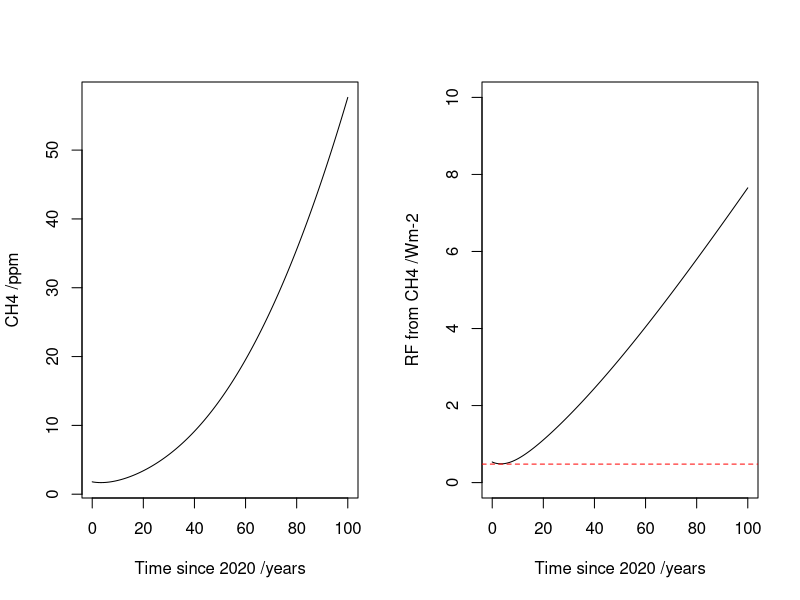

Here is the R script that generated this plot:
# R script to solve and plot kinetics

# Alex Archibald, ata27@cam.ac.uk
# With big thanks to Paul Griffiths for help!

# this is the library that does the clever stuff!
# you need to install it using install.packages("deSolve") and then use it 
# by the following
require(deSolve)

# functions
convert_emissions <- function(mass, molar_mass) {
  # function to convert the input emissions
  # constants
  C_fac = 2.5E19 # convert to molecules cm-3
  sec_per_year = 86400*360
  #Vol_Earth = 4*pi*(6378E3)^2 * (5000) # volume = area * height - 5km
  top <- (mass/molar_mass) # the mass of the species converted into moles
  bottom <- (5.2E21/28.8) # mass of air = 5.2E18 Kg and rmm = 28.8 g/mol = moles of air
  temp <- top/bottom
  return(temp*C_fac/sec_per_year) # return the result in molecules cm-3 s-1
}

# What we are going to do is solve some simple, but stiff, ODE's. 
# OH + CH4 = CO
# Cl + CH4 = CO
# OH + CO = CO2 (don't care about CO2 here)
# OH + X = LOSS (don't care how)

# we need to set up these reactions as basic equations
# Let's write d[X]/dt as dX
# dCH4 = SCH4 - k1*OH*CH4 - k2*Cl*CH4
# dCO = SCO - k3*OH*CO + k1*OH*CH4 + k2*Cl*CH4
# dOH = SOH - k4*OH -  k1*OH*CH4 - k2*Cl*CH4 - k3*OH*CO
# dCl = SCl - k2*Cl*CH4

# set times for the main loop - in seconds so will need to extend a lot for this slow chemistry! 
n_years <- 100
t_step  <- 86400*30
times <- seq(0, (n_years*360*86400), t_step)

# generate a data frame of ramp data
# at a lower time interval to the main loop
times2 <- seq(0, (n_years*360*86400), t_step*4)

# generate a linear sequence to increase the emissions up to a maximum factor (max_fac)
max_fac <- 10
lin.seq <- seq(1, max_fac, length.out = length(times2))
emis_frame  <- data.frame(day=times2, emis_scale=lin.seq )

# now generate a function to interpolate the emis factors
emis.func <- approxfun(emis_frame)

# define the value for M to fold into rate constants
M = 2.5e19; O2 = 0.2*M; H2O = 1e17

# set the parameters of the rate constants - assume 288 K
parameters <- c(k1=(1.85E-12 * exp(-1690/288)), 
                k2=(6.6E-12 * exp(-1240/288)), 
                k3=(1.44E-13 * (1 + (0.8*M)/4.2E19)), 
                k4= 1) # based on Heimeann et al

# set state variables
state <- c(CH4=4.5e13, CO=2.5E12, OH=5e5, Cl=1e3)

# define function for the rate equations
kinetics <- function(t, state, parameters){
  with(as.list(c(state, parameters)), {
    
    # define emission factor to be time dependent 
    # and set emission rates
    emis_factor <- emis.func(t)
    SCH4 <- convert_emissions(540E12, 16)*emis_factor
    SCO <- convert_emissions(1370E12, 28)
    SOH <- 1.15E6
    SCl <- convert_emissions(500E12, 35) # base case emissions are 0.1 Tg
                                         # case to make CH4 drop by 50% without reducing 
                                         # emissions of methane are
                                         # emissions of Cl = 500 Tg
    
 
    # rate of change
    dCH4 = SCH4 - k1*OH*CH4 - k2*Cl*CH4
    dCO = SCO + k1*OH*CH4 + k2*Cl*CH4 - k3*OH*CO
    dOH = SOH - k4*OH - k1*OH*CH4 - k3*OH*CO
    dCl = SCl - k2*Cl*CH4
    # return list of output
    list(c(dCH4, dCO, dOH, dCl), 
         emis_factor=emis_factor, 
         SCH4=SCH4, SCO=SCO, SOH=SOH, SCl=SCl)
  })
}

# solve!
out <- ode(y=state, times=times, func=kinetics, parms=parameters, 
           method= "radau")

############################################# now analyse the data

# # quick plot
# plot(out, type="l")
# #plot(out, type="l", lwd=2, 
# #     xlab="Time (s)")
# #grid()

# the output of the ODE solver is a bit odd so will convert to a data frame for analysis
out_data <- as.data.frame(out)

# calc the CH4 RF -- relative to the PI
RF_calc <- function(ch4) {
  # use the IPCC tables to calculate the RF of methane since the PI
  # Data from Table 8.SM.1
  M_conv = 2.5e19 
  alpha = 0.036 
  N0 = 332 # from https://www.esrl.noaa.gov/gmd/webdata/ccgg/trends/n2o_trend_all_gl.png
  M0 = 760
  M = (ch4/M_conv)*1E9
  fMN = function(M, N) {
    0.47*log(1+ (2.01E-5*M*N*0.75) + (5.31E-15*M*(M*N)^1.52) )
  }
  RF = alpha*(sqrt(M) - sqrt(M0) ) #- fMN(M, N0) - fMN(M0, N0)
  return(RF)
}

par(mfrow=c(1,2) )
# plot the methane as a mixing ratio
plot(out_data$time/t_step/12, 
     (out_data$CH4/M)*1E6, 
     ylab = "CH4 /ppm", 
     xlab = "Time since 2020 /years",
     type="l" )

# plot the methane RF
plot(out_data$time/t_step/12, 
     RF_calc(out_data$CH4), 
     ylim=c(0, 10), 
     ylab = "RF from CH4 /Wm-2", 
     xlab = "Time since 2020 /years",
     type="l" )
abline(h=0.48, col="red", lty=2)
